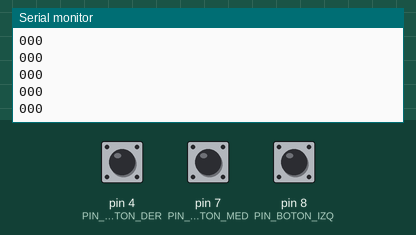
This sketch was run on a simulated Arduino Uno, built with avr-gcc and run on an emulated ATmega328P. On the bench: the last lines printed to the serial monitor. The inputs (shaded band) are chosen by the test bench; at power-on: pin 4 (PIN_BOTON_DER) LOW, pin 7 (PIN_BOTON_MED) LOW, pin 8 (PIN_BOTON_IZQ) LOW.

Above: at 1.2 s.
1.3 s: pin 4 (PIN_BOTON_DER) pulled HIGH for 0.15 s
At 1.31 s:
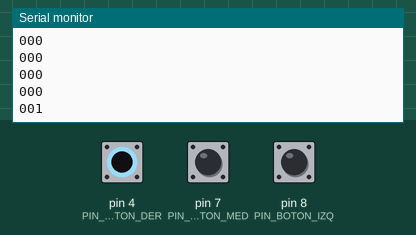
2.9 s: pin 7 (PIN_BOTON_MED) pulled HIGH for 0.15 s
At 2.91 s:
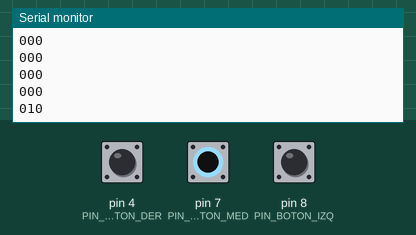
4.5 s: pin 8 (PIN_BOTON_IZQ) pulled HIGH for 0.15 s
At 4.51 s:
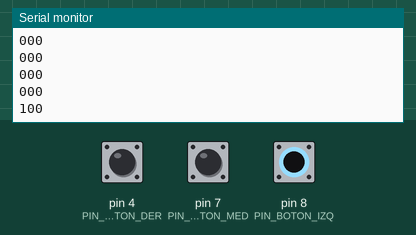
Timing chart, 0 to 7.5 s (numbered marks = the images above; inputs shaded):
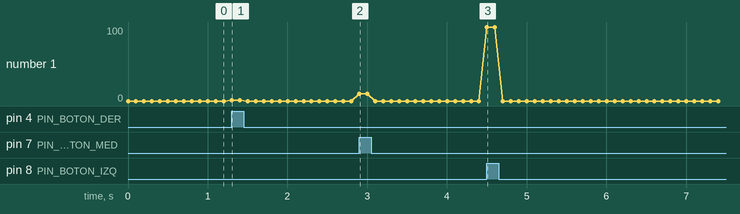

The sketch:

ButtonStateSerialBin.ino
```cpp
/*
 * Envía los estados de las entradas (pulsadores) por puerto serie (UART).
 * Se puede probar con el "Monitor serie" del IDE Arduino.
 *
 * El código de este ejemplo es de dominio público.
 */

#define PIN_BOTON_IZQ 8
#define PIN_BOTON_MED 7
#define PIN_BOTON_DER 4

// La función 'setup' se ejecuta una única vez al presionar reset o encender la placa.
void setup() {
  // Inicializa el puerto serie (UART) a 9600 bps.
  Serial.begin(9600);

  // Configura los GPIO de los pulsadores como entradas.
  pinMode(PIN_BOTON_IZQ, INPUT);
  pinMode(PIN_BOTON_MED, INPUT);
  pinMode(PIN_BOTON_DER, INPUT);
}

// La función 'loop' corre indefinidamente una y otra vez.
void loop() {
  // Lee el valor de los pines de entrada (GPIO).
  int boton_izq = digitalRead(PIN_BOTON_IZQ);
  int boton_med = digitalRead(PIN_BOTON_MED);
  int boton_der = digitalRead(PIN_BOTON_DER);

  // Envía por puerto serie el estado del pulsador.
  Serial.write(boton_izq + '0');
  Serial.write(boton_med + '0');
  Serial.write(boton_der + '0');
  Serial.write('\n');
  delay(100);
}
```

Measured:
- after the input at 1.3 s, the serial monitor: prints a new line at once (image 1)
- after the input at 2.9 s, the serial monitor: prints a new line at once (image 2)
- after the input at 4.5 s, the serial monitor: prints a new line at once (image 3)
